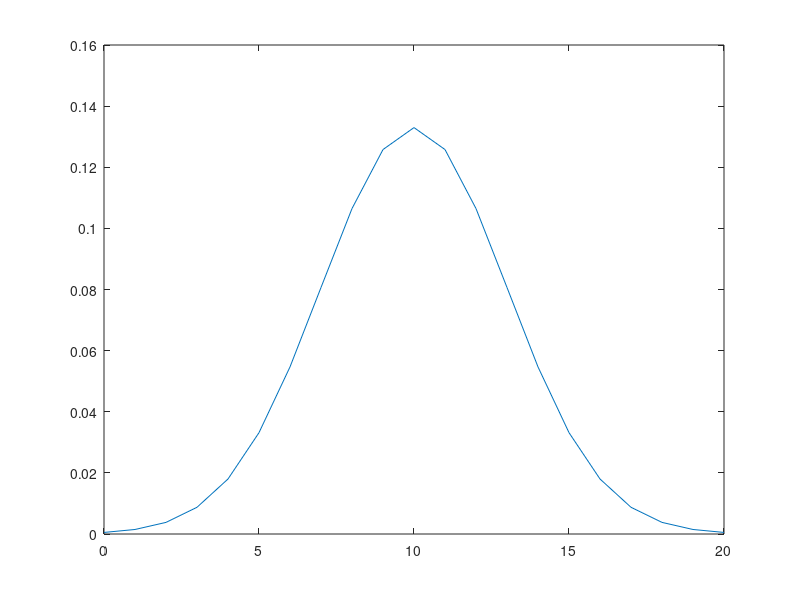

This chart was generated by the following MATLAB code:
clc
clear all
format compact
close all

%variables
x = 0:1:20;
mu = 10;
sigma = 3;

%gaussian equation
y = 1/(sigma*sqrt(2*pi))*exp(-((x-mu).^2)/(2*sigma^2));

%outputs
y(1);
plot(x,y)